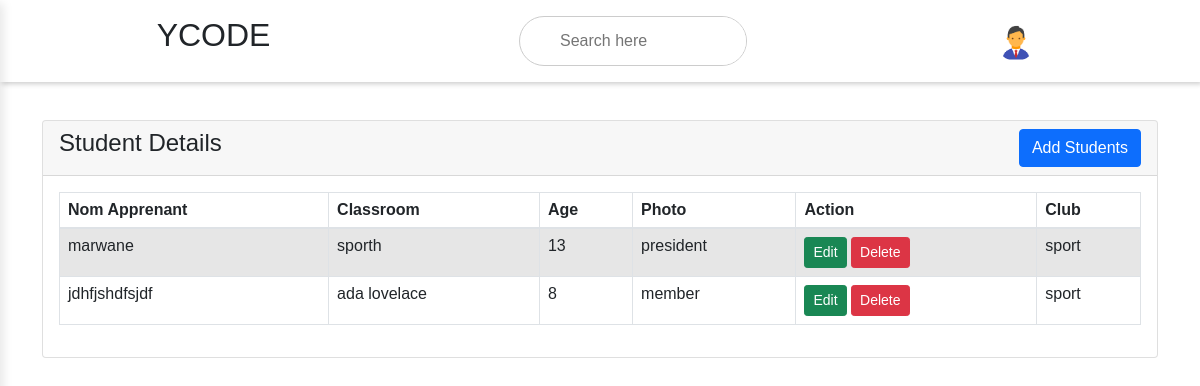
/displayApp.php, run on an earlier commit of the app's database.
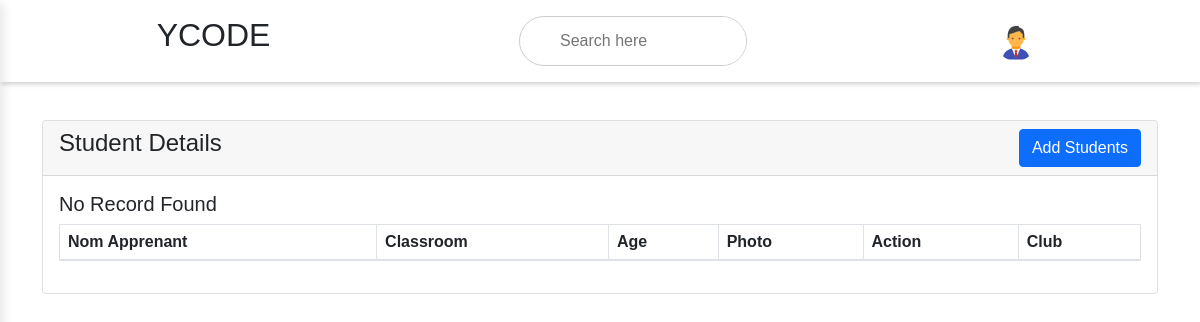
And on a later commit of the database.
### tables this page shows
CREATE TABLE `apprenant` (
  `id_pr` int(11) NOT NULL,
  `id_fr` int(11) NOT NULL,
  `nom` varchar(50) NOT NULL,
  `classe` varchar(50) NOT NULL,
  `age` varchar(50) NOT NULL,
  `role` varchar(50) NOT NULL
);

CREATE TABLE `club` (
  `id` int(11) NOT NULL,
  `nom` varchar(50) NOT NULL,
  `logo` longblob NOT NULL,
  `date` varchar(50) NOT NULL,
  `description` varchar(50) NOT NULL
);

### displayApp.php (the view, shortened to what this page needs)
<?php
    require  'connection.php';
    include_once('index.php');
?>
<!doctype html>
<html lang="en">
  <head>
    <link href="https://cdn.jsdelivr.net/npm/bootstrap@5.1.3/dist/css/bootstrap.min.css" rel="stylesheet">
</head>
<body>
    <div class="container mt-4">
        <div class="row">
            <div class="col-md-12">
                <div class="card">
                    <div class="card-header">
                        <h4>Student Details
                            <a href="apprenants.php" class="btn btn-primary float-end">Add Students</a>
                        </h4>
                    </div>
                    <div class="card-body">
                        <table class="table table-bordered table-striped">
                            <thead>
                                <tr>
                                    <th>Nom Apprenant</th>
                                    <th>Classroom</th>
                                    <th>Age</th>
                                    <th>Photo</th>
                                    <th>Action</th>
                                    <th>Club</th>
                                </tr>
                            </thead>
                            <tbody>
                                <?php
                                    $query = "SELECT * from apprenant";
                                    $query_run = mysqli_query($connection, $query);
                                    if(mysqli_num_rows($query_run) > 0)
                                    {
                                        foreach($query_run as $student)
                                        {
                                            ?>
                                            <tr>
                                                <td><?= $student['nom']; ?></td>
                                                <td><?= $student['classe']; ?></td>
                                                <td><?= $student['age']; ?></td>
                                                <td><?= $student['role']; ?></td>
                                                <?php  $id_fr  = $student['id_fr'] ; ?>
                                                <td>
                                                    <a href="editApp.php?id=<?= $student['id_pr']; ?>" class="btn btn-success btn-sm">Edit</a>
                                                    <form action="indexApp.php" method="POST" class="d-inline">
                                                        <button type="submit" name="delete_App" value="<?=$student['id_pr'];?>" class="btn btn-danger btn-sm">Delete</button>
                                                    </form>
                                                </td>
                                                    <?php
                                                    $sqlresult = mysqli_fetch_row(mysqli_query($connection, "SELECT nom FROM `club` WHERE id = $id_fr;"));
                                                    ?>
                                                <td><?= $sqlresult[0]?></td>
                                            </tr>
                                            <?php
                                        }
                                    }
                                    else
                                    {
                                        echo "<h5> No Record Found </h5>";
                                    }
                                ?>
                            </tbody>
                        </table>
                    </div>
                </div>
            </div>
        </div>
    </div>
</body>
</html>

### index.php (shortened to what this page needs)
<html lang="en">
<head>
    <link rel="stylesheet" href="https://maxst.icons8.com/vue-static/landings/line-awesome/line-awesome/1.3.0/css/line-awesome.min.css">
    <link rel="stylesheet" href="https://cdn.jsdelivr.net/npm/bootstrap@4.3.1/dist/css/bootstrap.min.css">
    <link rel="stylesheet" href="css/style2.css?v=<?php echo time();?>">
    <link rel="stylesheet" href="css/style.css?v=<?php echo time();?>">
</head>
<body>
<div class="page-content p-5" id="content">
  <div class="main-content">
    <div>
            <h2>
                <label id="sidebarCollapse" for=""><span class="las la-bars"></span></label> YCODE
            </h2>
            </div>
              <div class="search-wrapper">
                  <input type="search" name="" placeholder="Search here">
              </div>
            <div class="user-wrapper">
                 <span class="hovertext" data-hover="Jelouani Abd">
                    <img width="40px" height="40px">
                  </span>
    </div>
        </div>
  </div>
</body>
</html>

### css/style2.css (style rules this page uses)
.page-content { width: 100%; margin-left: 0; transition: all 0.4s; }
body { background: white; min-height: 100vh; overflow-x: hidden; }
a { color: white; }
.main-content { display: flex; text-align: left; justify-content: space-around; padding: 1rem 1.5rem; box-shadow: 2px 2px 5px rgba(0, 0, 0, 0.2); position: fixed; width: 100%; right: 0; top: 0; z-index: 100; align-content: center ; background-color: white; }
.search-wrapper { border: 1px solid #ccc; border-radius: 30px; height: 50px; display: flex; align-items: center; overflow-x: hidden; }
.search-wrapper input { height: 100%; padding: .5rem; border: none; outline: none; }
.user-wrapper { display: flex; align-items: center; }
.user-wrapper img { border-radius: 50px; margin-right: 1rem; }
.hovertext { position: relative; }
.hovertext:before { content: attr(data-hover); visibility: hidden; opacity: 0; width: 140px; background-color: black; color: #fff; text-align: center; border-radius: 5px; padding: 5px 0; transition: opacity 1s ease-in-out; position: absolute; z-index: 1; left: 0; top: 110%; }

### css/style.css (style rules this page uses)
:root { --main-color:#63aaca; --color-dark:#1D2232; --text-gray:#8390A2; }
* { padding: 0; margin: 0; box-sizing: border-box; list-style-type: none; text-decoration: none; font-family: 'Gill Sans', 'Gill Sans MT', Calibri, 'Trebuchet MS', sans-serif; }
.main-content { margin-left: 345px; }
.search-wrapper { border: 1px solid #ccc; border-radius: 30px; height: 50px; display: flex; align-items: center; overflow-x: hidden; }
.search-wrapper input { height: 100%; padding: .5rem; border: none; outline: none; }
body { width:100vw; }
.container { display:block; margin-top: 100px !important; }

What changed in the data, as far as the page shows it:
removed apprenant: nom "marwane", classe "sporth", age "13", role "president", $student['id_pr'] 9 (drawn), id_fr.nom "sport"
removed apprenant: nom "jdhfjshdfsjdf", classe "ada lovelace", age "8", role "member", $student['id_pr'] 10 (drawn), id_fr.nom "sport"
Also different on the page:
text now shown: "No Record Found"
